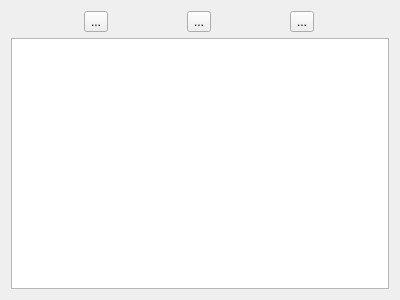
<?xml version="1.0" encoding="UTF-8"?>
<ui version="4.0">
 <class>MainWindow</class>
 <widget class="QMainWindow" name="MainWindow">
  <property name="geometry">
   <rect>
    <x>0</x>
    <y>0</y>
    <width>400</width>
    <height>300</height>
   </rect>
  </property>
  <property name="windowTitle">
   <string>Cave</string>
  </property>
  <widget class="QWidget" name="centralWidget">
   <layout class="QVBoxLayout" name="verticalLayout">
    <item>
     <layout class="QHBoxLayout" name="horizontalLayout_2">
      <item>
       <widget class="QToolButton" name="toolButtonOpen">
        <property name="text">
         <string>...</string>
        </property>
       </widget>
      </item>
      <item>
       <widget class="QToolButton" name="toolButtonSave">
        <property name="text">
         <string>...</string>
        </property>
       </widget>
      </item>
      <item>
       <widget class="QToolButton" name="toolButtonRack">
        <property name="text">
         <string>...</string>
        </property>
       </widget>
      </item>
     </layout>
    </item>
    <item>
     <widget class="GraphicsView" name="graphicsView">
      <property name="contextMenuPolicy">
       <enum>Qt::CustomContextMenu</enum>
      </property>
      <property name="sizeAdjustPolicy">
       <enum>QAbstractScrollArea::AdjustToContents</enum>
      </property>
      <property name="dragMode">
       <enum>QGraphicsView::ScrollHandDrag</enum>
      </property>
     </widget>
    </item>
   </layout>
  </widget>
  <action name="actionModifierCasier">
   <property name="text">
    <string>Modifier Casier</string>
   </property>
  </action>
  <action name="actionOpen">
   <property name="text">
    <string>Ouvrir</string>
   </property>
   <property name="shortcut">
    <string>Ctrl+O</string>
   </property>
  </action>
  <action name="actionSave">
   <property name="text">
    <string>Sauvegarder</string>
   </property>
   <property name="shortcut">
    <string>Ctrl+S</string>
   </property>
  </action>
 </widget>
 <layoutdefault spacing="6" margin="11"/>
 <customwidgets>
  <customwidget>
   <class>GraphicsView</class>
   <extends>QGraphicsView</extends>
   <header location="global">GraphicsView.h</header>
  </customwidget>
 </customwidgets>
 <resources/>
 <connections/>
</ui>
